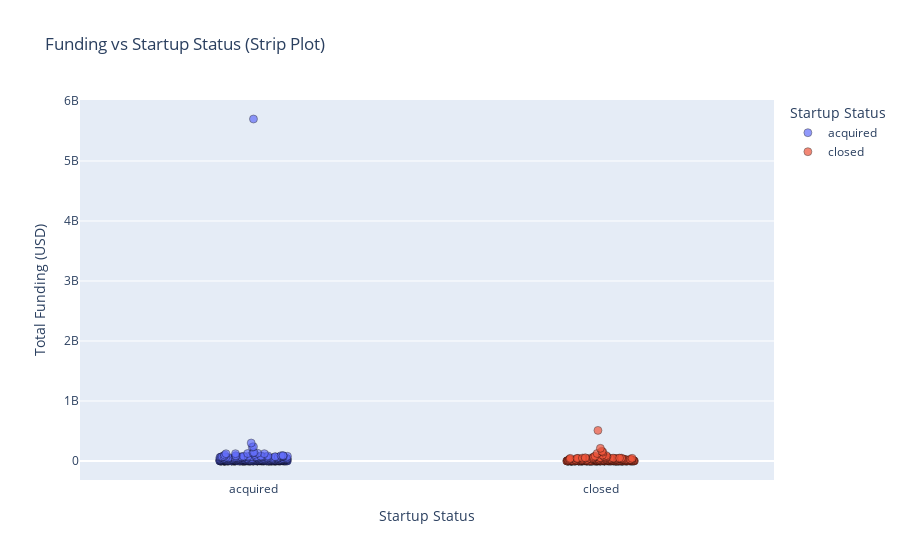

The code cell stored with this chart in its notebook:
### Markdown cell above
# 2.Funding Total vs Success: Does More Funding Mean More Success?

### Code cell
import plotly.express as px

fig = px.strip(df, x='status', y='funding_total_usd', color='status',
               hover_data=['name', 'category_code'],
               title='Funding vs Startup Status (Strip Plot)',
               labels={'funding_total_usd': 'Total Funding (USD)', 'status': 'Startup Status'})

fig.update_traces(jitter=0.4, marker=dict(size=8, opacity=0.7, line=dict(width=0.5, color='black')))
fig.show()
fig.write_image("/home/ccp/Desktop/LR/archive/images/plot3.png")

### Figure 1 — Plotly figure (JSON) as saved in the notebook; plotly's stock layout.template omitted (floating-point values rounded to 4 significant figures; data arrays with more than 128 entries replaced by an {"elided": "..."} marker saying what was removed)
{"data": [{"alignmentgroup": "True", "boxpoints": "all", "customdata": {"elided": "596x2 str values"}, "fillcolor": "rgba(255,255,255,0)", "hoveron": "points", "hovertemplate": "Startup Status=%{x}<br>Total Funding (USD)=%{y}<br>name=%{customdata[0]}<br>category_code=%{customdata[1]}<extra></extra>", "jitter": 0.4, "legendgroup": "acquired", "line": {"color": "rgba(255,255,255,0)"}, "marker": {"color": "#636efa", "line": {"color": "black", "width": 0.5}, "opacity": 0.7, "size": 8}, "name": "acquired", "offsetgroup": "acquired", "orientation": "v", "pointpos": 0, "showlegend": true, "type": "box", "x": {"elided": "596 str values"}, "x0": " ", "xaxis": "x", "y": {"elided": "596 int values"}, "y0": " ", "yaxis": "y"}, {"alignmentgroup": "True", "boxpoints": "all", "customdata": {"elided": "324x2 str values"}, "fillcolor": "rgba(255,255,255,0)", "hoveron": "points", "hovertemplate": "Startup Status=%{x}<br>Total Funding (USD)=%{y}<br>name=%{customdata[0]}<br>category_code=%{customdata[1]}<extra></extra>", "jitter": 0.4, "legendgroup": "closed", "line": {"color": "rgba(255,255,255,0)"}, "marker": {"color": "#EF553B", "line": {"color": "black", "width": 0.5}, "opacity": 0.7, "size": 8}, "name": "closed", "offsetgroup": "closed", "orientation": "v", "pointpos": 0, "showlegend": true, "type": "box", "x": {"elided": "324 str values"}, "x0": " ", "xaxis": "x", "y": {"elided": "324 int values"}, "y0": " ", "yaxis": "y"}], "layout": {"boxmode": "overlay", "legend": {"title": {"text": "Startup Status"}, "tracegroupgap": 0}, "title": {"text": "Funding vs Startup Status (Strip Plot)"}, "xaxis": {"anchor": "y", "categoryarray": ["acquired", "closed"], "categoryorder": "array", "domain": [0, 1], "title": {"text": "Startup Status"}}, "yaxis": {"anchor": "x", "domain": [0, 1], "title": {"text": "Total Funding (USD)"}}}}
